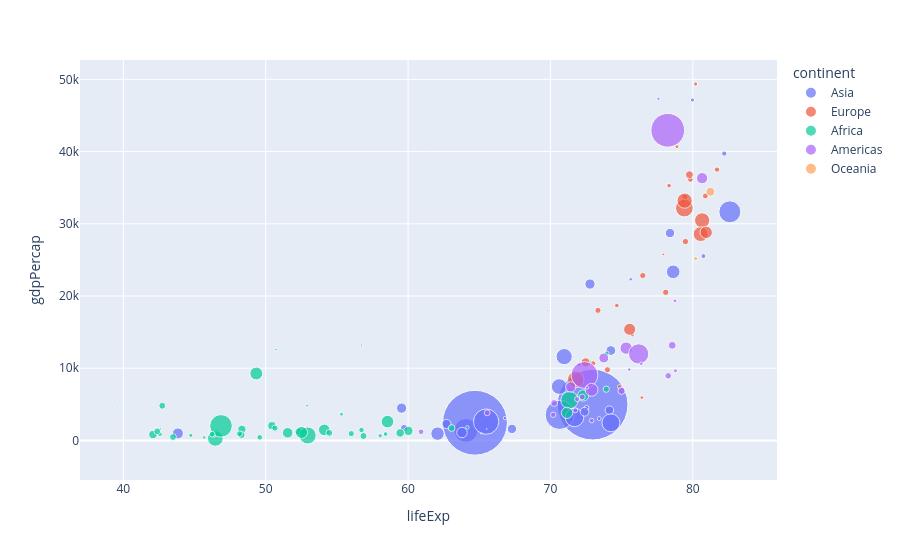

Notebook cell for this chart:
### Code cell
## plot life axp and gdp scatter plot -> continent as color -> pop as size -> hover_name->range_x/range_y -> log_x/ log_y
px.scatter(temp, x='lifeExp', y='gdpPercap',
           color='continent',size='pop',
           size_max=50,hover_name='country')

### Figure 1 — Plotly figure (JSON) as saved in the notebook; plotly's stock layout.template omitted (floating-point values rounded to 4 significant figures)
{"data": [{"hovertemplate": "<b>%{hovertext}</b><br><br>continent=Asia<br>lifeExp=%{x}<br>gdpPercap=%{y}<br>pop=%{marker.size}<extra></extra>", "hovertext": ["Afghanistan", "Bahrain", "Bangladesh", "Cambodia", "China", "Hong Kong, China", "India", "Indonesia", "Iran", "Iraq", "Israel", "Japan", "Jordan", "Korea, Dem. Rep.", "Korea, Rep.", "Kuwait", "Lebanon", "Malaysia", "Mongolia", "Myanmar", "Nepal", "Oman", "Pakistan", "Philippines", "Saudi Arabia", "Singapore", "Sri Lanka", "Syria", "Taiwan", "Thailand", "Vietnam", "West Bank and Gaza", "Yemen, Rep."], "legendgroup": "Asia", "marker": {"color": "#636efa", "size": [31889923, 708573, 150448339, 14131858, 1318683096, 6980412, 1110396331, 223547000, 69453570, 27499638, 6426679, 127467972, 6053193, 23301725, 49044790, 2505559, 3921278, 24821286, 2874127, 47761980, 28901790, 3204897, 169270617, 91077287, 27601038, 4553009, 20378239, 19314747, 23174294, 65068149, 85262356, 4018332, 22211743], "sizemode": "area", "sizeref": 527500.0, "symbol": "circle"}, "mode": "markers", "name": "Asia", "orientation": "v", "showlegend": true, "type": "scatter", "x": [43.83, 75.64, 64.06, 59.72, 72.96, 82.21, 64.7, 70.65, 70.96, 59.55, 80.75, 82.6, 72.53, 67.3, 78.62, 77.59, 71.99, 74.24, 66.8, 62.07, 63.78, 75.64, 65.48, 71.69, 72.78, 79.97, 72.4, 74.14, 78.4, 70.62, 74.25, 73.42, 62.7], "xaxis": "x", "y": [974.6, 29800.0, 1391.0, 1714.0, 4959.0, 39720.0, 2452.0, 3541.0, 11610.0, 4471.0, 25520.0, 31660.0, 4519.0, 1593.0, 23350.0, 47310.0, 10460.0, 12450.0, 3096.0, 944, 1091.0, 22320.0, 2606.0, 3190.0, 21650.0, 47140.0, 3970.0, 4185.0, 28720.0, 7458.0, 2442.0, 3025.0, 2281.0], "yaxis": "y"}, {"hovertemplate": "<b>%{hovertext}</b><br><br>continent=Europe<br>lifeExp=%{x}<br>gdpPercap=%{y}<br>pop=%{marker.size}<extra></extra>", "hovertext": ["Albania", "Austria", "Belgium", "Bosnia and Herzegovina", "Bulgaria", "Croatia", "Czech Republic", "Denmark", "Finland", "France", "Germany", "Greece", "Hungary", "Iceland", "Ireland", "Italy", "Montenegro", "Netherlands", "Norway", "Poland", "Portugal", "Romania", "Serbia", "Slovak Republic", "Slovenia", "Spain", "Sweden", "Switzerland", "Turkey", "United Kingdom"], "legendgroup": "Europe", "marker": {"color": "#EF553B", "size": [3600523, 8199783, 10392226, 4552198, 7322858, 4493312, 10228744, 5468120, 5238460, 61083916, 82400996, 10706290, 9956108, 301931, 4109086, 58147733, 684736, 16570613, 4627926, 38518241, 10642836, 22276056, 10150265, 5447502, 2009245, 40448191, 9031088, 7554661, 71158647, 60776238], "sizemode": "area", "sizeref": 527500.0, "symbol": "circle"}, "mode": "markers", "name": "Europe", "orientation": "v", "showlegend": true, "type": "scatter", "x": [76.42, 79.83, 79.44, 74.85, 73.0, 75.75, 76.49, 78.33, 79.31, 80.66, 79.41, 79.48, 73.34, 81.76, 78.89, 80.55, 74.54, 79.76, 80.2, 75.56, 78.1, 72.48, 74.0, 74.66, 77.93, 80.94, 80.88, 81.7, 71.78, 79.42], "xaxis": "x", "y": [5937.0, 36130.0, 33690.0, 7446.0, 10680.0, 14620.0, 22830.0, 35280.0, 33210.0, 30470.0, 32170.0, 27540.0, 18010.0, 36180.0, 40680.0, 28570.0, 9254.0, 36800.0, 49360.0, 15390.0, 20510.0, 10810.0, 9787.0, 18680.0, 25770.0, 28820.0, 33860.0, 37510.0, 8458.0, 33200.0], "yaxis": "y"}, {"hovertemplate": "<b>%{hovertext}</b><br><br>continent=Africa<br>lifeExp=%{x}<br>gdpPercap=%{y}<br>pop=%{marker.size}<extra></extra>", "hovertext": ["Algeria", "Angola", "Benin", "Botswana", "Burkina Faso", "Burundi", "Cameroon", "Central African Republic", "Chad", "Comoros", "Congo, Dem. Rep.", "Congo, Rep.", "Cote d'Ivoire", "Djibouti", "Egypt", "Equatorial Guinea", "Eritrea", "Ethiopia", "Gabon", "Gambia", "Ghana", "Guinea", "Guinea-Bissau", "Kenya", "Lesotho", "Liberia", "Libya", "Madagascar", "Malawi", "Mali", "Mauritania", "Mauritius", "Morocco", "Mozambique", "Namibia", "Niger", "Nigeria", "Reunion", "Rwanda", "Sao Tome and Principe", "Senegal", "Sierra Leone", "Somalia", "South Africa", "Sudan", "Swaziland", "Tanzania", "Togo", "Tunisia", "Uganda", "Zambia", "Zimbabwe"], "legendgroup": "Africa", "marker": {"color": "#00cc96", "size": [33333216, 12420476, 8078314, 1639131, 14326203, 8390505, 17696293, 4369038, 10238807, 710960, 64606759, 3800610, 18013409, 496374, 80264543, 551201, 4906585, 76511887, 1454867, 1688359, 22873338, 9947814, 1472041, 35610177, 2012649, 3193942, 6036914, 19167654, 13327079, 12031795, 3270065, 1250882, 33757175, 19951656, 2055080, 12894865, 135031164, 798094, 8860588, 199579, 12267493, 6144562, 9118773, 43997828, 42292929, 1133066, 38139640, 5701579, 10276158, 29170398, 11746035, 12311143], "sizemode": "area", "sizeref": 527500.0, "symbol": "circle"}, "mode": "markers", "name": "Africa", "orientation": "v", "showlegend": true, "type": "scatter", "x": [72.3, 42.73, 56.73, 50.73, 52.3, 49.58, 50.43, 44.74, 50.65, 65.15, 46.46, 55.32, 48.33, 54.79, 71.34, 51.58, 58.04, 52.95, 56.73, 59.45, 60.02, 56.01, 46.39, 54.11, 42.59, 45.68, 73.95, 59.44, 48.3, 54.47, 64.16, 72.8, 71.16, 42.08, 52.91, 56.87, 46.86, 76.44, 46.24, 65.53, 63.06, 42.57, 48.16, 49.34, 58.56, 39.61, 52.52, 58.42, 73.92, 51.54, 42.38, 43.49], "xaxis": "x", "y": [6223.0, 4797.0, 1441.0, 12570.0, 1217.0, 430.1, 2042.0, 706.0, 1704.0, 986.1, 277.6, 3633.0, 1545.0, 2082.0, 5581.0, 12150.0, 641.4, 690.8, 13210.0, 752.7, 1328.0, 942.7, 579.2, 1463.0, 1569.0, 414.5, 12060.0, 1045.0, 759.3, 1043.0, 1803.0, 10960.0, 3820.0, 823.7, 4811.0, 619.7, 2014.0, 7670.0, 863.1, 1598.0, 1712.0, 862.5, 926.1, 9270.0, 2602.0, 4513.0, 1107.0, 883.0, 7093.0, 1056.0, 1271.0, 469.7], "yaxis": "y"}, {"hovertemplate": "<b>%{hovertext}</b><br><br>continent=Americas<br>lifeExp=%{x}<br>gdpPercap=%{y}<br>pop=%{marker.size}<extra></extra>", "hovertext": ["Argentina", "Bolivia", "Brazil", "Canada", "Chile", "Colombia", "Costa Rica", "Cuba", "Dominican Republic", "Ecuador", "El Salvador", "Guatemala", "Haiti", "Honduras", "Jamaica", "Mexico", "Nicaragua", "Panama", "Paraguay", "Peru", "Puerto Rico", "Trinidad and Tobago", "United States", "Uruguay", "Venezuela"], "legendgroup": "Americas", "marker": {"color": "#ab63fa", "size": [40301927, 9119152, 190010647, 33390141, 16284741, 44227550, 4133884, 11416987, 9319622, 13755680, 6939688, 12572928, 8502814, 7483763, 2780132, 108700891, 5675356, 3242173, 6667147, 28674757, 3942491, 1056608, 301139947, 3447496, 26084662], "sizemode": "area", "sizeref": 527500.0, "symbol": "circle"}, "mode": "markers", "name": "Americas", "orientation": "v", "showlegend": true, "type": "scatter", "x": [75.32, 65.55, 72.39, 80.65, 78.55, 72.89, 78.78, 78.27, 72.23, 74.99, 71.88, 70.26, 60.92, 70.2, 72.57, 76.19, 72.9, 75.54, 71.75, 71.42, 78.75, 69.82, 78.24, 76.38, 73.75], "xaxis": "x", "y": [12780.0, 3822.0, 9066.0, 36320.0, 13170.0, 7007.0, 9645.0, 8948.0, 6025.0, 6873.0, 5728.0, 5186.0, 1202.0, 3548.0, 7321.0, 11980.0, 2749.0, 9809.0, 4173.0, 7409.0, 19330.0, 18010.0, 42950.0, 10610.0, 11420.0], "yaxis": "y"}, {"hovertemplate": "<b>%{hovertext}</b><br><br>continent=Oceania<br>lifeExp=%{x}<br>gdpPercap=%{y}<br>pop=%{marker.size}<extra></extra>", "hovertext": ["Australia", "New Zealand"], "legendgroup": "Oceania", "marker": {"color": "#FFA15A", "size": [20434176, 4115771], "sizemode": "area", "sizeref": 527500.0, "symbol": "circle"}, "mode": "markers", "name": "Oceania", "orientation": "v", "showlegend": true, "type": "scatter", "x": [81.23, 80.2], "xaxis": "x", "y": [34440.0, 25190.0], "yaxis": "y"}], "layout": {"autosize": true, "dragmode": "pan", "legend": {"itemsizing": "constant", "title": {"text": "continent"}, "tracegroupgap": 0}, "margin": {"t": 60}, "xaxis": {"anchor": "y", "autorange": true, "domain": [0, 1], "range": [36.93, 86.0], "showspikes": false, "title": {"text": "lifeExp"}, "type": "linear"}, "yaxis": {"anchor": "x", "autorange": true, "domain": [0, 1], "range": [-11520.0, 53490.0], "showspikes": false, "title": {"text": "gdpPercap"}, "type": "linear"}}}
